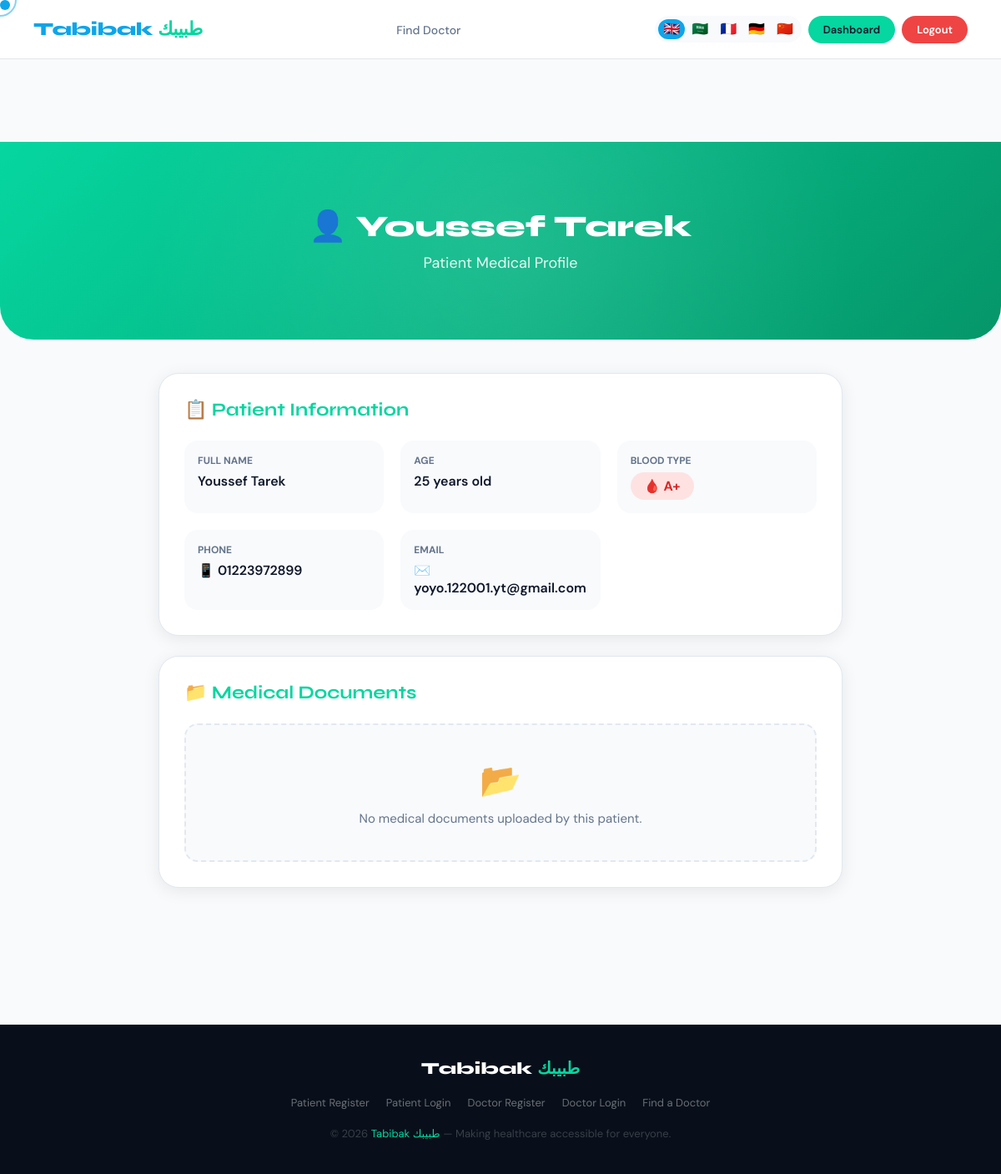
The page /doctor/patient/1 (signed in) on the database its author committed.
### tables this page shows
CREATE TABLE patients (
        id INTEGER PRIMARY KEY,
        name TEXT,
        email TEXT,
        password TEXT,
        age INTEGER,
        blood_type TEXT,
        phone TEXT
    );

### app.py (the view)
@app.route("/doctor/patient/<int:patient_id>")
@login_required('doctor')
def doctor_view_patient(patient_id):
    conn = get_db()
    cursor = conn.cursor()
    cursor.execute("""
        SELECT patients.* FROM patients
        JOIN bookings ON bookings.patient_id = patients.id
        WHERE patients.id = ? AND bookings.clinic_id = ?
    """, (patient_id, session["clinic_id"]))
    patient = cursor.fetchone()
    if not patient:
        conn.close()
        return redirect("/doctor/dashboard")
    cursor.execute("SELECT * FROM medical_documents WHERE patient_id = ?", (patient_id,))
    documents = cursor.fetchall()
    conn.close()
    return render_template("doctor_view_patient.html", patient=patient, documents=documents)

### app.py (called while the page is built)
def get_db():
    conn = sqlite3.connect(DB_PATH)
    conn.row_factory = sqlite3.Row
    return conn

def login_required(role=None):
    def decorator(f):
        @wraps(f)
        def decorated_function(*args, **kwargs):
            if role == 'patient' and 'patient_id' not in session:
                return redirect('/patient/login')
            elif role == 'doctor' and 'doctor_id' not in session:
                return redirect('/doctor/login')
            elif role == 'admin' and session.get('admin') != True:
                return redirect('/admin/login')
            return f(*args, **kwargs)
        return decorated_function
    return decorator

### templates/doctor_view_patient.html (shortened to what this page needs)
{% extends 'base.html' %}
{% block content %}
<div class="patient-hero">
    <h1>👤 {{ patient[1] }}</h1>
    <p>Patient Medical Profile</p>
</div>
<div class="container" style="max-width: 900px; padding-top: 40px; padding-bottom: 80px;">
    <div class="card reveal">
        <h2>📋 Patient Information</h2>
        <div class="info-grid">
            <div class="info-item">
                <label>Full Name</label>
                <p>{{ patient[1] }}</p>
            </div>
            <div class="info-item">
                <label>Age</label>
                <p>{{ patient[4] }} years old</p>
            </div>
            <div class="info-item">
                <label>Blood Type</label>
                <p><span class="blood-type">🩸 {{ patient[5] }}</span></p>
            </div>
            <div class="info-item">
                <label>Phone</label>
                <p>📱 <a href="tel:{{ patient[6] }}" style="color:var(--dark); text-decoration:none;">{{ patient[6] }}</a></p>
            </div>
            <div class="info-item">
                <label>Email</label>
                <p>✉️ <a href="mailto:{{ patient[2] }}" style="color:var(--dark); text-decoration:none;">{{ patient[2] }}</a></p>
            </div>
        </div>
    </div>
    <div class="card reveal reveal-delay-1">
        <h2>📁 Medical Documents</h2>
        {% if documents %}
        <div class="documents-grid">
            {% for doc in documents %}
            <div class="doc-card">
                <img src="{{ url_for('static', filename='uploads/' ~ doc[2]) }}" alt="{{ doc[3] }}" onclick="openModal(this.src)" loading="lazy">
                <p>{{ doc[3] }}</p>
                <span>{{ doc[4] }}</span>
            </div>
            {% endfor %}
        </div>
        {% else %}
        <div class="no-docs">
            <div style="font-size:40px; margin-bottom:10px;">📂</div>
            No medical documents uploaded by this patient.
        </div>
        {% endif %}
    </div>
</div>
{% endblock %}

### static/style.css (style rules this page uses)
:root { --primary: #0ea5e9; --primary-dark: #0284c7; --primary-light: #bae6fd; --accent: #06d6a0; --accent2: #f72585; --dark: #0f172a; --dark2: #1e293b; --dark3: #334155; --light: #f8fafc; --text: #1e293b; --text-muted: #64748b; --white: #ffffff; --glass: rgba(255,255,255,0.08); --glass-border: rgba(255,255,255,0.15); --shadow: 0 25px 50px -12px rgba(0,0,0,0.25); --shadow-sm: 0 4px 20px rgba(0,0,0,0.08); --radius: 20px; --radius-sm: 12px; --transition: all 0.4s cubic-bezier(0.16, 1, 0.3, 1); }
* { margin: 0; padding: 0; box-sizing: border-box; }
html { scroll-behavior: smooth; }
body { font-family: 'DM Sans', sans-serif; color: var(--text); background: var(--light); overflow-x: hidden; min-height: 100vh; display: flex; flex-direction: column; }
.container { max-width: 1200px; margin: 0 auto; padding: 0 40px; }

### templates/doctor_view_patient.html (style rules this page uses)
.patient-hero { background: linear-gradient(135deg, var(--accent), #059669); color: white; padding: 80px 40px; text-align: center; border-radius: 0 0 40px 40px; margin-top: 70px; position: relative; overflow: hidden; }
.patient-hero::before { content: ''; position: absolute; inset: 0; background: radial-gradient(circle at center, rgba(255,255,255,0.1) 0%, transparent 70%); }
.patient-hero h1 { font-family: 'Syne', sans-serif; font-size: 36px; font-weight: 800; margin-bottom: 10px; position: relative; }
.patient-hero p { font-size: 18px; opacity: 0.9; position: relative; }
.card { background: white; border-radius: 24px; padding: 30px; margin-bottom: 24px; box-shadow: var(--shadow-sm); border: 1px solid #e2e8f0; }
.card h2 { font-family: 'Syne', sans-serif; font-size: 22px; color: var(--accent); margin-bottom: 24px; display: flex; align-items: center; gap: 10px; }
.info-grid { display: grid; grid-template-columns: repeat(auto-fit, minmax(200px, 1fr)); gap: 20px; }
.info-item { background: #f8fafc; padding: 16px; border-radius: 16px; }
.info-item label { font-size: 12px; color: var(--text-muted); text-transform: uppercase; font-weight: 700; display: block; margin-bottom: 6px; }
.info-item p { font-size: 16px; font-weight: 600; color: var(--dark); }
.blood-type { background: #fee2e2; color: #dc2626; padding: 6px 16px; border-radius: 50px; font-weight: 700; display: inline-block; }
.no-docs { color: var(--text-muted); text-align: center; padding: 40px; font-size: 15px; background: #f8fafc; border-radius: 16px; border: 2px dashed #e2e8f0; }

### rows shown on the page
patients: name "Youssef Tarek", age "25", blood_type "A+", phone "01223972899", email "yoyo.122001.yt@gmail.com"
